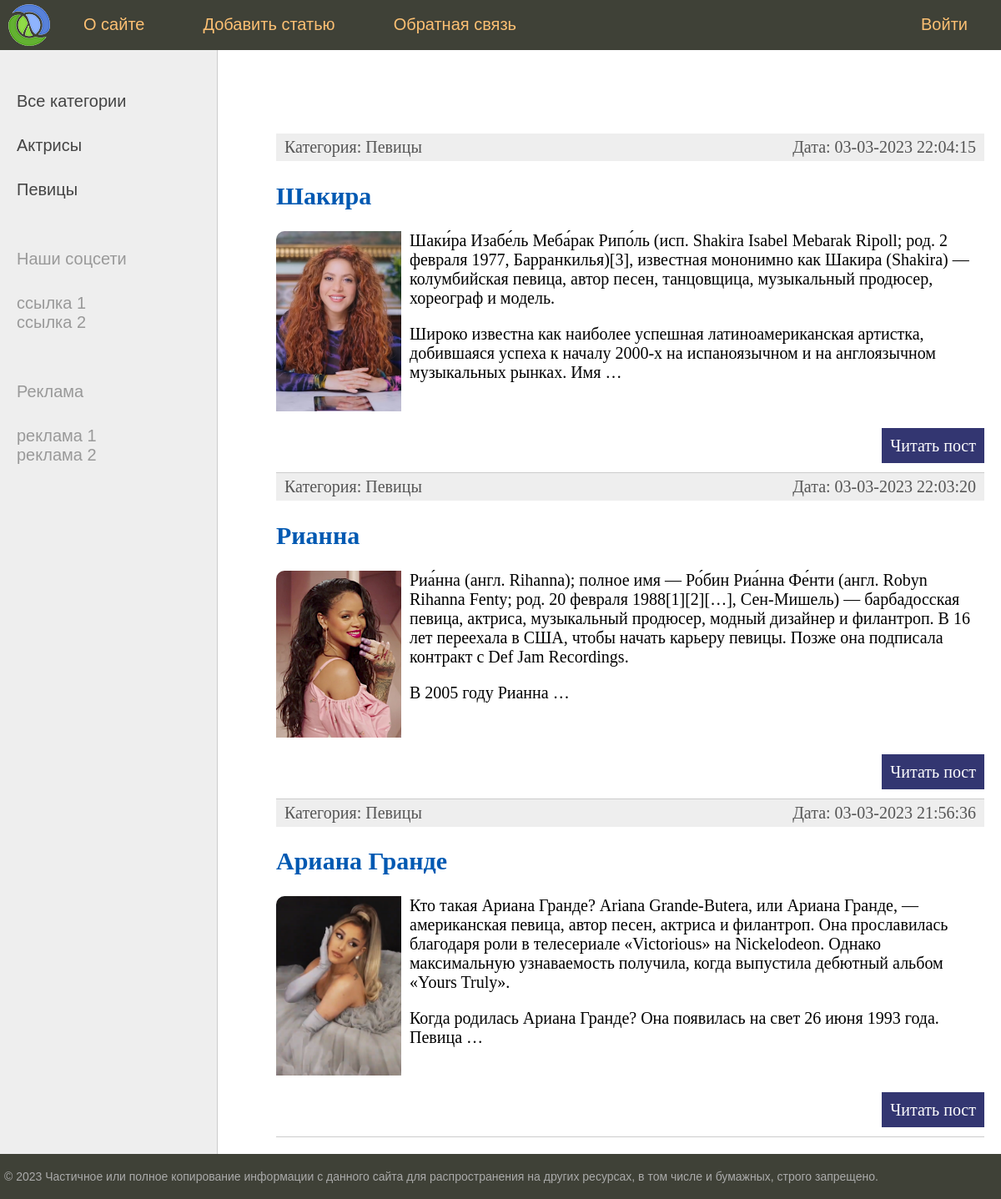
Before: /category/pevicy/ with the older database file.
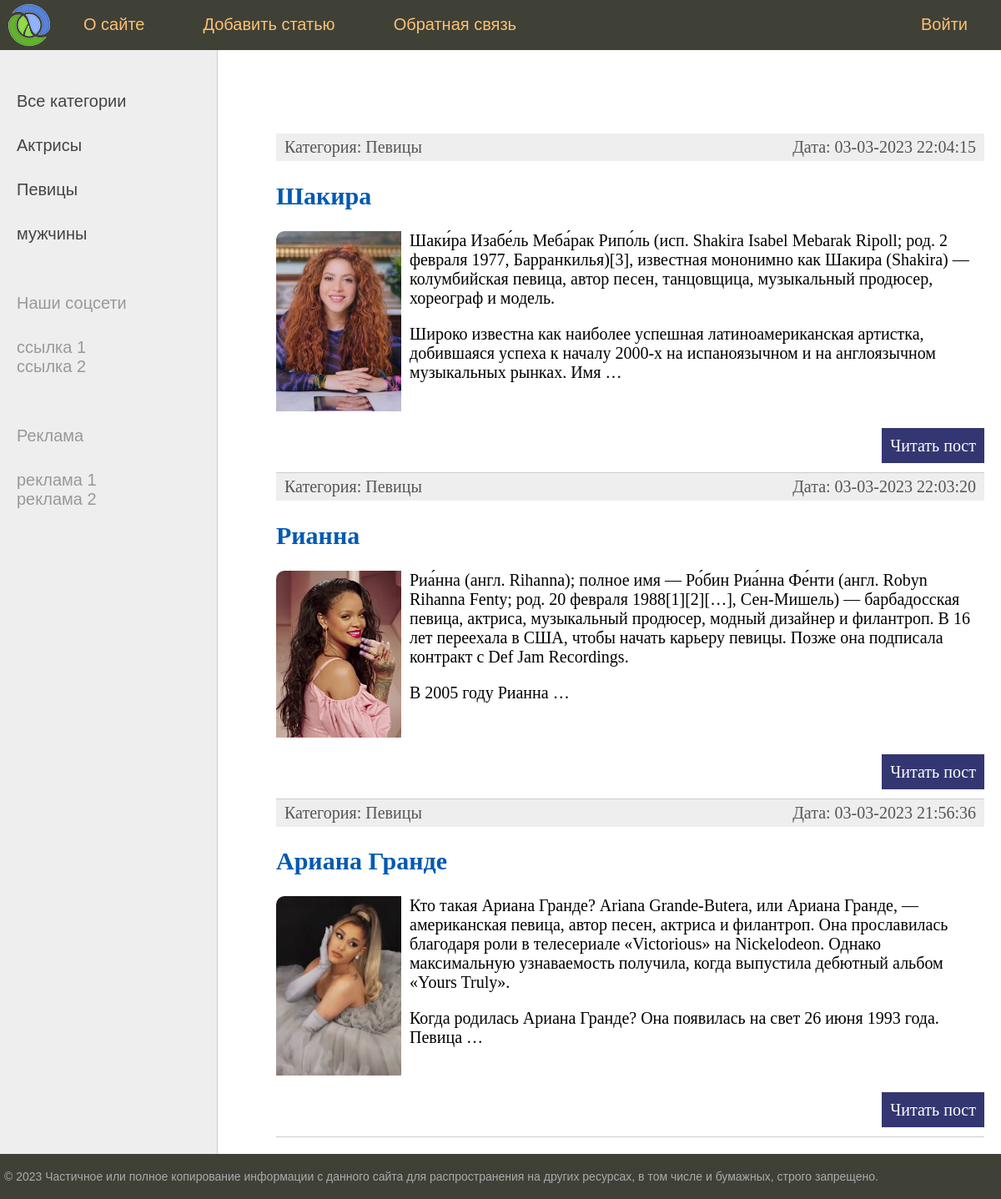
After: the same page with the newer database file.
### women/models.py (models this page shows, shortened)
class Category(models.Model):
    name = models.CharField(
        max_length=100,
        db_index=True,
        verbose_name='Категория',
    )
    slug = models.SlugField(
        max_length=255,
        unique=True,
        db_index=True,
        verbose_name='URL',
    )
    class Meta:
        verbose_name = "Категория"
        verbose_name_plural = "Категории"
        ordering = ['id']
    def __str__(self):
        return self.name
    def get_absolute_url(self):
        return reverse('category', kwargs={'cat_slug': self.slug})

class Women(models.Model):
    title = models.CharField(
        max_length=255,
        verbose_name='Заголовок',
    )
    slug = models.SlugField(
        max_length=255,
        unique=True,
        db_index=True,
        verbose_name='URL',
    )
    content = models.TextField(
        blank=True,
        verbose_name='Текст статьи',
    )
    photo = models.ImageField(
        upload_to='photos/%Y/%m/%d/',
        verbose_name='Фотография',
    )
    time_create = models.DateTimeField(
        auto_now_add=True,
        verbose_name='Время создания',
    )
    time_update = models.DateTimeField(
        auto_now=True,
        verbose_name='Время изменения',
    )
    is_published = models.BooleanField(
        default=True,
        verbose_name='Опубликовано?',
    )
    cat = models.ForeignKey(
        'Category',
        on_delete=models.PROTECT,
        verbose_name='Категория',
    )
    class Meta:
        verbose_name = "Известные женщины"
        verbose_name_plural = "Девушки"
        ordering = ['-time_create', 'title']
    def get_absolute_url(self):
        return reverse('post', kwargs={'post_slug': self.slug})

### women/views.py (the view)
# urls.py: path('category/<slug:cat_slug>/', show_category, name='category'),
def show_category(request, cat_slug):
    posts = Women.objects.filter(cat_id__slug=cat_slug)
    cats = Category.objects.filter(slug=cat_slug)
    if len(posts) == 0:
        raise Http404()
    context = {
        'posts': posts,
        'cats': cats,
        'cat_selected': cat_slug,
    }
    return render(request, 'women/index.html', context=context)

### women/templatetags/women_tags.py (called while the page is built)
@register.simple_tag(name='main_menu')
def get_main_menu():
    return main_menu

@register.inclusion_tag('women/list_categories.html')
def show_categories(sort=None, cat_selected=0):
    if not sort:
        cats = Category.objects.all()
    else:
        cats = Category.objects.order_by(sort)
    return {'cats': cats, 'cat_selected': cat_selected}

### women/templates/women/index.html (shortened to what this page needs)
{% extends 'women/base.html' %} {% load static %} {% block content %}
<ul class="list-articles">
  {% for p in posts %}
  <li>
    <div class="article-panel">
      <p class="first">
        {% if p.cat != None %} Категория: {{ p.cat }} {% endif %}
      </p>
      <p class="last">Дата: {{ p.time_update|date:'d-m-Y H:i:s' }}</p>
    </div>
    <h2>
      <a href="{{ p.get_absolute_url }}">{{p.title}}</a>
    </h2>
    {% if p.photo %}
    <img class="img-article-left thumb" style="border-radius: 10px;" src="{{ p.photo.url }}" />
    {% endif %} {% autoescape on %} {{p.content|linebreaks|truncatewords:50}}
    {% endautoescape %}
    <p class="link-read-post">
      <a href="{{ p.get_absolute_url }}">Читать пост</a>
    </p>
  </li>
  {% endfor %}
</ul>
{% endblock %}

### women/templates/women/list_categories.html
{% for c in cats %}
    {% if c.pk == cat_selected %}
        <li class="selected">{{ c.name }}</li>
    {% else %}
        <li><a href="{{ c.get_absolute_url }}">{{c.name}}</a></li>
    {% endif %}
{% endfor %}

Changed rows visible on the page:
added Category: name "мужчины"
